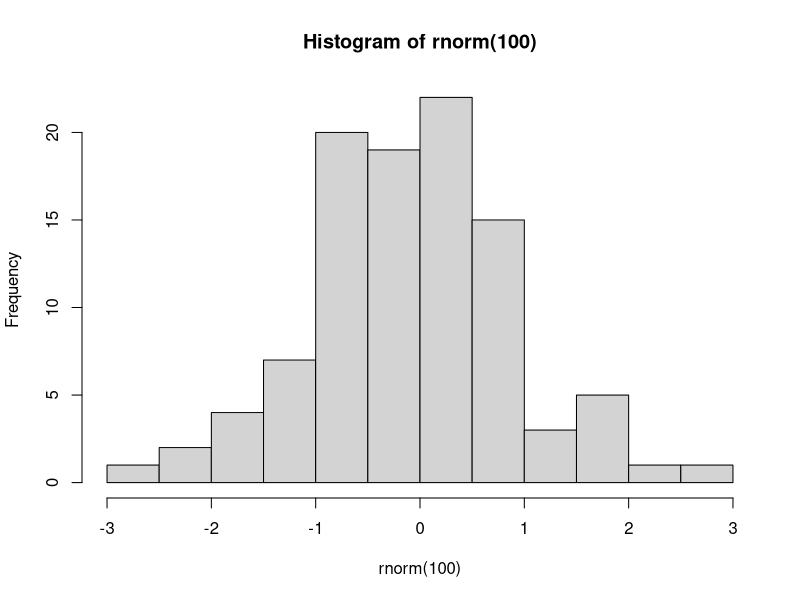

R code for this plot:
## ---- chunk 1
knitr::opts_chunk$set(echo = TRUE,
                      prompt = FALSE,
                      tidy = FALSE,
                      collapse = TRUE)
library("tidyverse")
## ---- chunk 2
print("Hello world!")
## ---- chunk 3
print("Hello world!")
print("Goodbye world?")
## ---- chunk 4
# This is a comment. R ignores everything on this line
# print("This is also a comment. R will not print this.")
print("R will print this, including the #") # but it won't print this
## ---- chunk 5
# The line below is an expression, and the line below that is its value.
4+5
## ---- chunk 6
sqrt(4+5)
## ---- chunk 7
hist(rnorm(100))
## ---- chunk 8
# This will cause the variable x to take on the value 2
x <- 2
# We can then use x in any expression
y <- x + 1
print(y)
# We can change the value of x at any time
x <- 0
# But this will not change the result of any previous calculations
print(y)
## ---- chunk 9
# Create a variable called x - note that its value is not displayed
x <- 5
# Use the print() function to display its contents
print(x) 
# Or just give its name
x
## ---- chunk 10
fruits <- c("Avocado", "Banana", "Cantaloupe")
print(fruits)
morefruits <- c(fruits, "Durian")
print(morefruits)
## ---- chunk 11
# REP repeats something (like Excel's Fill tool)
ones <- rep(1, times = 10)
print(ones)
# SEQ creates a sequence (like Excel's Series tool)
evens <- seq(from = 2, to = 20, by = 2)
print(evens)
# You can also create a sequence with the : operator:
print(1:10)
## ---- chunk 12
ones <- rep(1, times = 10)
evens <- seq(from = 2, to = 20, by = 2)
# This command subtracts 1 from every element in evens
odds <- evens - ones
print(odds)
# This command does the same
odds <- evens - 1
print(odds)
## ---- chunk 13
evens <- seq(from = 2, to = 20, by = 2)
print(evens)
# You can give a single index: evens[2] is the 2nd element in evens
x <- evens[2]
print(x)
# Or a vector of indices: evens[c(2,5)] contains the 2nd and 5th element in evens
x <- evens[ c(2, 5) ]
print(x)
# Or a range of indices: evens[2:5] contains 2nd, 3rd, 4th and 5th element in evens
x <- evens[2:5]
print(x)
# You can use the subscript operator on either side of the assignment operator
x <- evens
print(x)
# This assigns the number 1000 to the 2nd element in x
x[2] <- 1000
print(x)
## ---- chunk 14
print(evens)
# This creates a vector of the same length as evens, that contains TRUE
# for all values less than 10, and FALSE for all other values
lessthan10 <- (evens < 10)
print(lessthan10)
# This creates a vector that includes only those elements of evens
# for which forexample is TRUE
x <- evens[lessthan10]
print(x)
# This is a quicker way of accomplishing the same result
x <- evens[evens < 10]
print(x)
## ---- chunk 15
everything <- list(fruits, evens, odds)
print(everything)
## ---- chunk 16
everything <- list(fruits=fruits,
                   evens=evens,
                   odds=odds)
print(everything)
## ---- chunk 17
print( everything[[2]] )
## ---- chunk 18
print( everything[["evens"]] )
print( everything$fruits )
## ---- chunk 19
# There is no element in everything called "allnumbers" 
everything$allnumbers <- c(evens, odds)
# But now there is...
print(everything)
## ---- chunk 20
   y <- print("Hello world")
   print(y)
## ---- chunk 21
# These two statements are equivalent
2 + 2
sum(2, 2)
## ---- chunk 22
# Basic arithmetic operators
2 + 3 # plus
2 - 3 # minus
2 * 3 # times
2 / 3 # division
2 ^ 3 # power
# Comparison operators
2 < 3  # less than
2 <= 3 # less than or equal
2 == 3 # equal
2 > 3  # greater than
2 >= 3 # greater than or equal
# Logical operators
2 == 3 & 2 < 3 # logical AND
2 == 3 | 2 < 3 # logical OR
# Assignment
x <- 2
print(x)
# The assign() function returns its own value, so you can also do this:
x <- y <- 3
print(x)
print(y)
## ---- chunk 23
print(class(fruits))
print(class(evens))
print(class(everything))
print(class(print))
## ---- chunk 24
print(attributes(fruits))
print(attributes(evens))
print(attributes(everything))
## ---- chunk 25
library("tidyverse")
EmpData <- read_csv("sampledata/EmploymentData.csv")
## ---- chunk 26
print(EmpData)
## ---- chunk 27
# Column names
names(EmpData)
# Number of rows - either of these will work
nrow(EmpData)
length(EmpData$UnempRate)
# Number of columns
ncol(EmpData)
length(EmpData)
